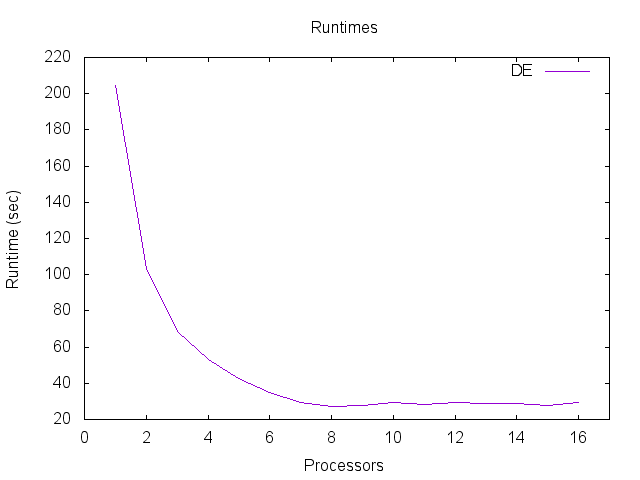

The script that saved this image:
# For PNG
set terminal png
set output "ERS_DE_runtimes.png"

# For EPS
# set terminal eps
# set output "ERS_DE_runtimes.eps"

set title "Runtimes"

set xlabel " Processors "

set ylabel " Runtime (sec) "

set xrange [0:17]

set datafile separator ","

plot for [col=3:3] "ERS_GALEvsDE.csv" using 1:col with lines title columnheader